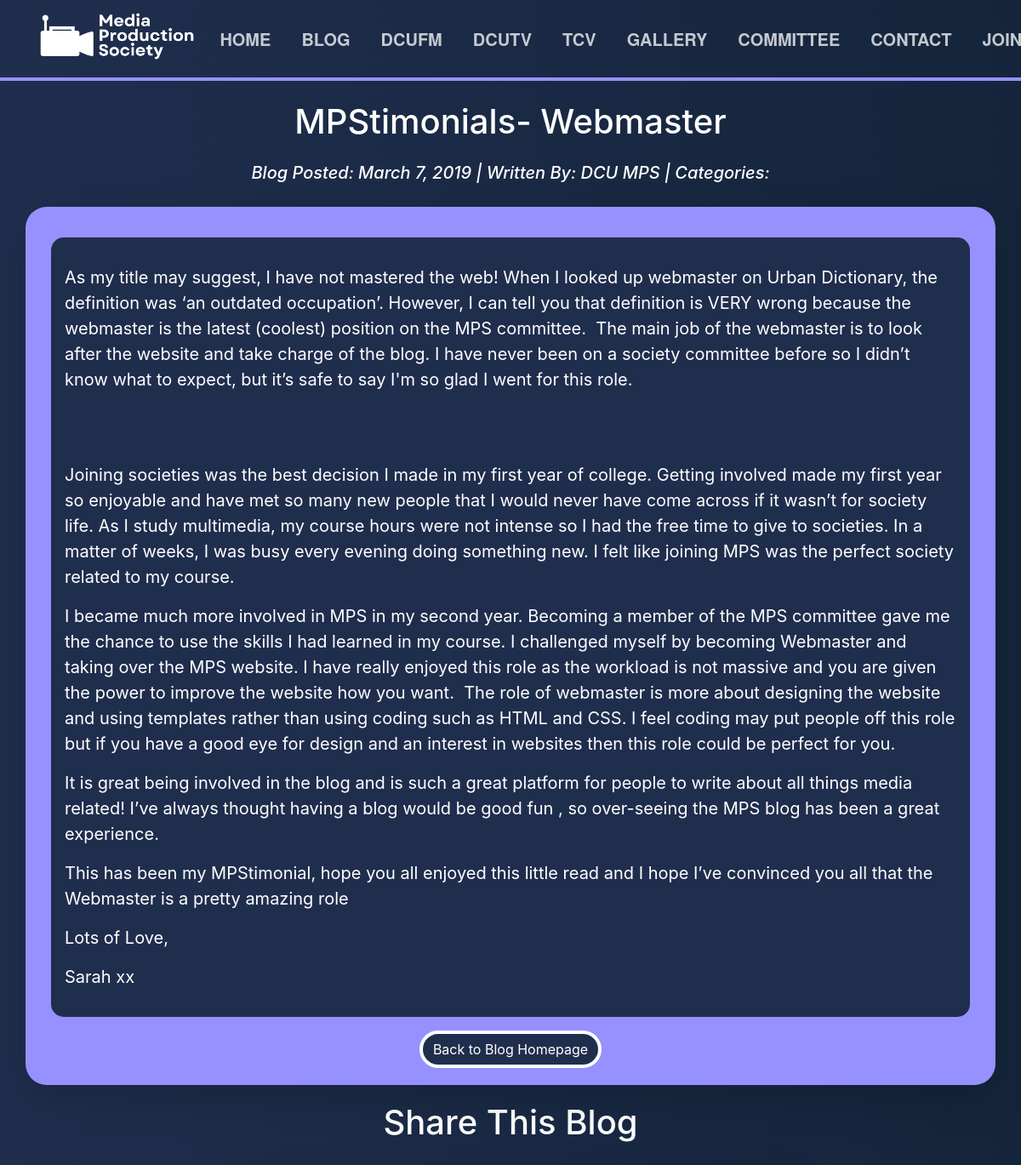
The app's page /blog/post/mpstimonials-webmaster/ (upper part), older data.
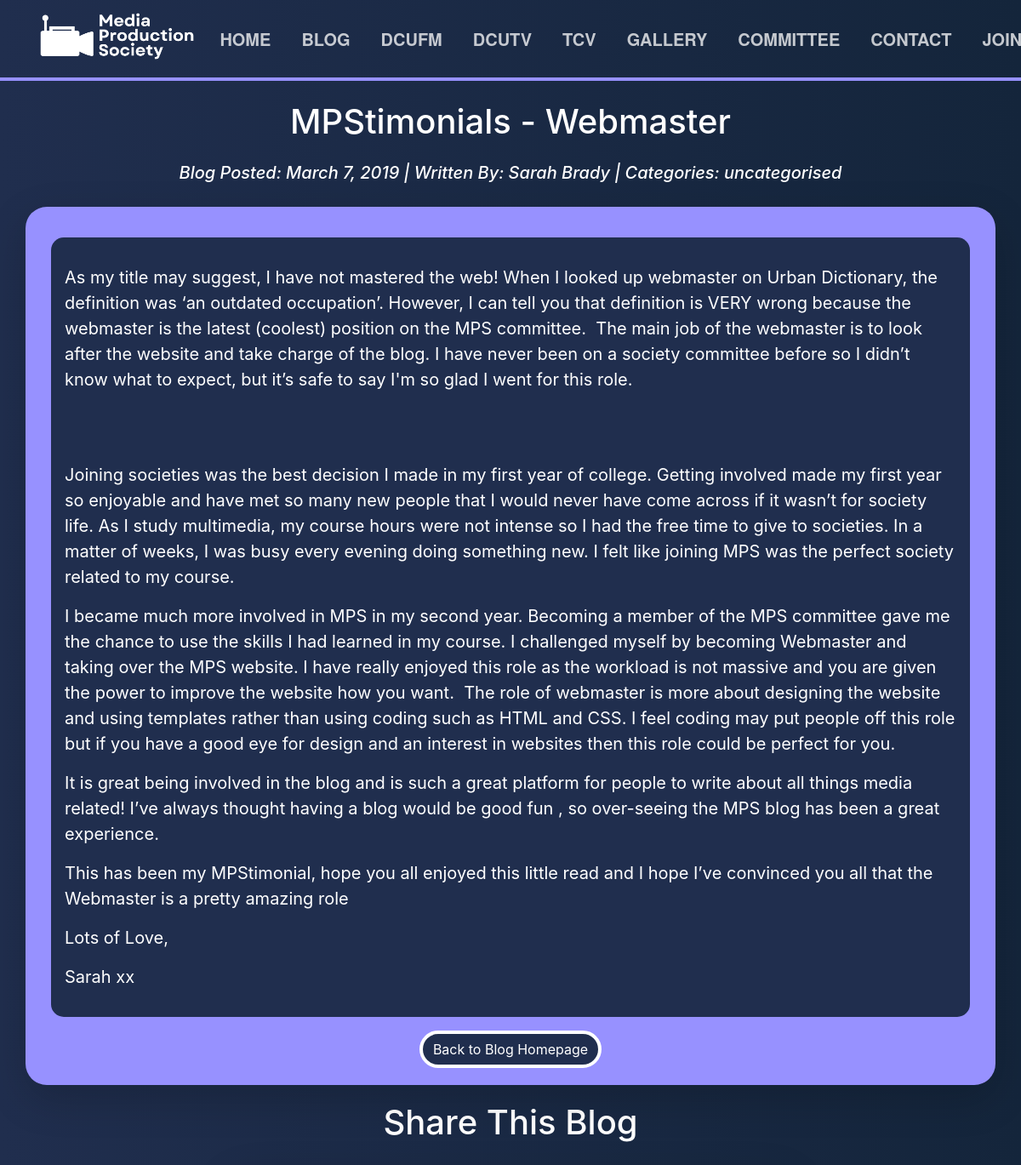
The same page, newer data.
### mps_site/models.py (models this page shows, shortened)
class Post(models.Model):
    title = models.CharField(max_length=255)
    post_slug = models.SlugField(max_length=255, blank=True)
    author = models.ForeignKey(Author, on_delete=models.CASCADE)
    preview_image = models.CharField(max_length=255, default="assets/img/other/blank_event.png")
    body = models.TextField()
    created_on = models.DateTimeField(default=timezone.now)
    last_modified = models.DateTimeField(auto_now=True)
    categories = models.ManyToManyField("Category", related_name="posts")
    def get_absolute_url(self):
        return reverse('blog_detail', kwargs={'slug': self.post_slug})

class Author(models.Model):
    name = models.CharField(max_length=255)
    author_slug = models.SlugField(max_length=255, blank=True)
    def __str__(self):
        return self.name

class Category(models.Model):
    name = models.CharField(max_length=255)
    class Meta:
        verbose_name_plural = "categories"

### mps_site/views.py (the view)
# urls.py: path('blog/post/<slug:slug>/', blog_detail, name='blog_detail'),
def blog_detail(request, slug):
    post = get_object_or_404(Post, post_slug=slug)
    md = markdown.Markdown(extensions=["fenced_code"])
    post.body = render_markdown(post.body)
    post.title = render_markdown(post.title)  # If necessary, render Markdown for title
    comments = Comment.objects.filter(post=post)
    post_title_text = post.title.replace("<p>", "").replace("</p>", "")
    context = {
        "post": post,
        "page_name": post_title_text,
        "comments": comments,
        'link': request.build_absolute_uri(post.get_absolute_url()),
    }
    return render(request, "blog/detail.html", context)

### mps_site/utils.py (called while the page is built, shortened)
def render_markdown(text):
    md = markdown.Markdown(extensions=['fenced_code', ImageDimensionsExtension()])
    return md.convert(text)

    def run(self, root):
        for img in root.iter('img'):
            alt_text = img.get('alt', '')
            parts = alt_text.split('|')
        return root

    def extendMarkdown(self, md):
        md.treeprocessors.register(ImageDimensionsTreeprocessor(md), 'image_dimensions', 15)

### mps_site/templates/blog/detail.html (shortened to what this page needs)
{% extends 'base.html' %}
{% load static %}
{% block content %}
{% block page_content %}
<div class="container">
    <h1 class="my-4">{{ post.title | safe }}</h1>
    <h5><i>Blog Posted: {{ post.created_on.date }} | Written By: <a href="{% url 'blog_author' post.author.author_slug %}">{{ post.author }}</a> | Categories:
        {% for category in post.categories.all %}
            <a href="{% url 'blog_category' category.name %}">
                {{ category.name }}
            </a>
        {% endfor %}</h5></i>
    <div class="row justify-content-center">
      <div class="col-md-12 custom-box shadow-lg bg-body">
        <div class="center-contents">
          <div class="container mt-3 blog-image-format">
    <div class=" px-3 py-3" style="font-size: 20px; text-align: left; background-color: #202E4E; border-radius: 15px;">
    <p>{{ post.body | safe }}</p>
</div>
    <a class="btn btn-primary mt-3" style="background-color: #202E4E; border-radius: 25px; border-width: 4px; border-color: white;" href="{% url 'blog_index' %}">Back to Blog Homepage</a>
          </div>
        </div>
        </div>
    </div>
</div>
<div class="container">
    <h1>Share This Blog</h1>
    <div class="row justify-content-center">
    </div>
</div>
{% endblock page_content %}
{% endblock %}

Row changes from the older to the newer data that the page shows:
removed Post: title "MPStimonials- Webmaster", created_on "March 7, 2019", author "DCU MPS", body "As my title may suggest, I have not mastered the web! When I looked up webmaster on Urban Dictionary, the definition was ‘an outdated occupation’. However, I can tell you that definition is VERY wrong because the webmaster is the latest (coolest) position on the MPS committee. The main job of the webmaster is to look after the website and take charge of the blog. I have never been on a society committee before so I didn’t know what to expect, but it’s safe to say I'm so glad I went for this role. Joining societies was the best decision I made in my first year of college. Getting involved made my first year so enjoyable and have met so many new people that I would never have come across if…"
added Post: title "MPStimonials - Webmaster", created_on "March 7, 2019", author "Sarah Brady", body "As my title may suggest, I have not mastered the web! When I looked up webmaster on Urban Dictionary, the definition was ‘an outdated occupation’. However, I can tell you that definition is VERY wrong because the webmaster is the latest (coolest) position on the MPS committee. The main job of the webmaster is to look after the website and take charge of the blog. I have never been on a society committee before so I didn’t know what to expect, but it’s safe to say I'm so glad I went for this role. Joining societies was the best decision I made in my first year of college. Getting involved made my first year so enjoyable and have met so many new people that I would never have come across if…"
added Category: name "uncategorised"
